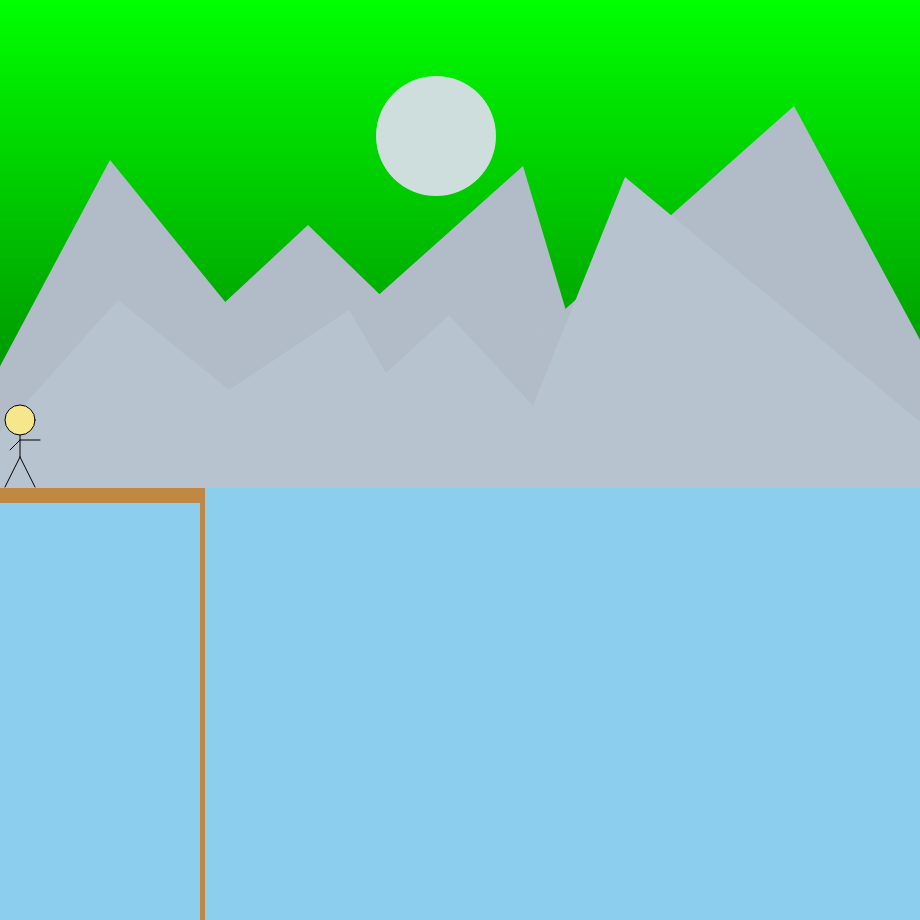
Frame 1 (no input)
Frame 60 (no input): identical to frame 1, image omitted
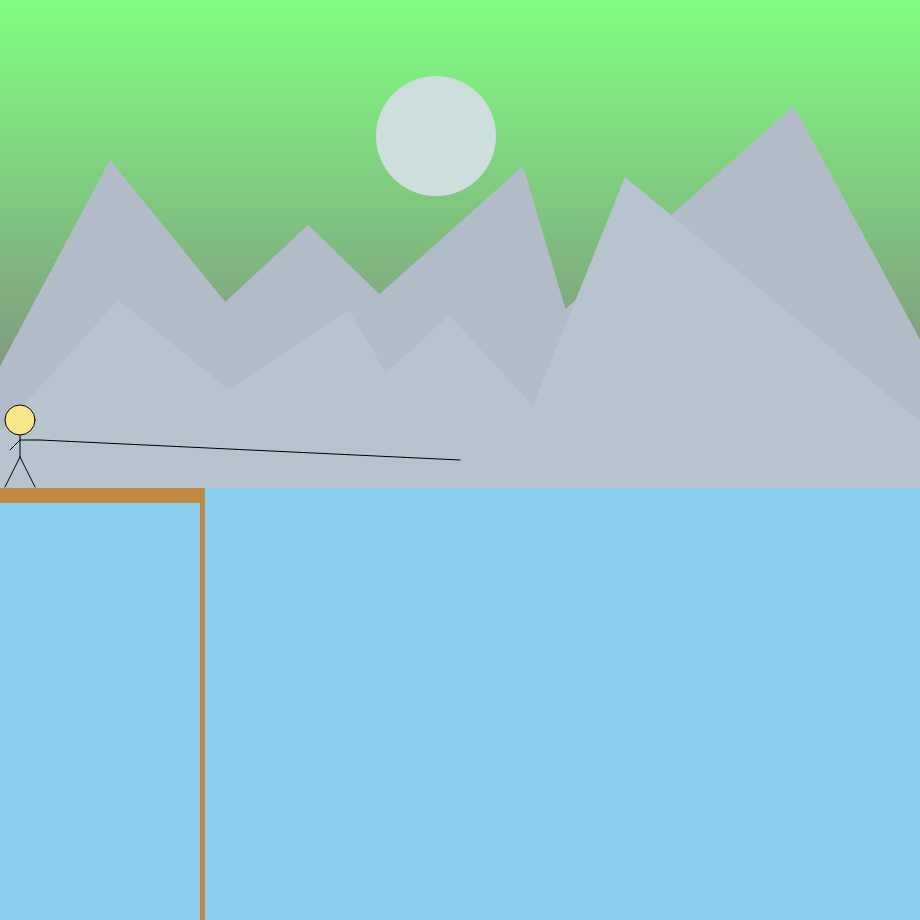
Frame 120 (the mouse pressed at the canvas centre since frame 60)

The p5.js sketch that drew these frames (run headless with seeded random() and noise() and a simulated clock; from frame 60 on, the mouse is pressed at the canvas centre):

// p5.js sketch
// ── sketch.js
// Interactive Scene
// Aedan
// Sept 16, 2025
//

let manx = 0

function setup() {
  createCanvas(920, 920);      // canvas background

}

function draw() {
  background(171, 212, 209);
  gradientBackground();
  drawmoon();
  drawmountain();   // first set of mountains(ones in the back)
  drawmountain2();  // second set
  mouseReport();
  drawdock();
  drawprotag();
  if (keyIsPressed) {                                         // moves protagonist left and right
    if ((keyCode === RIGHT_ARROW || key === "d") && manx < 170) {
      manx += 5;
    }
    if ((keyCode === LEFT_ARROW || key === "a") && manx > 0) {
      manx -= 5;
    }
  }
}



function gradientBackground() {
  //create a gradient to use as a background
  let h = 1;  //height of each rectangle

  // use a loop(doesnt have to be a while loop) to
  // draw a vertical stack of rectangles
  let y = 0;
  while (y <= 487) {
    noStroke();
    let mappedY = map(y, 0, height, 0, 255);
    let flippedY = 255 - mappedY;
    let mappedMouseX = map(mouseX, 0, width, 0, 255);
    let mappedMouseY = map(mouseY, 0, height, 0, 255);
    fill(mappedMouseX, flippedY, mappedMouseY);
    rect(0, y, width, h);
    y += h;

  }

}
function mouseReport() {   // for debugging(finding position of mouse)
  fill(0)
  let src = mouseX + "," + mouseY;
  // text(src, mouseX, mouseY)
}

function drawmoon() {
  noStroke();
  fill(205, 222, 220);
  circle(windowWidth - 500, windowHeight - 800, 120);   // places moon at entered coordinate


}

function drawmountain() {    // mountains (back ones)
  fill(178, 188, 201);
  triangle(-50, 460, 110, 160, 321, 420)
  triangle(136, 385, 308, 225, 490, 401)
  triangle(336, 333, 523, 166, 616, 479)
  triangle(536, 335, 794, 106, 1000, 488)
  fill(139, 206, 237);
  rect(0, 488, width, height)

}


function drawmountain2() {     // mountains front ones
  noStroke();
  fill(184, 195, 208);
  triangle(-50, 488, 118, 300, 350, 488);
  triangle(83, 487, 349, 310, 454, 488)
  triangle(261, 488, 449, 315, 609, 488)
  triangle(500, 488, 625, 177, 1000, 488)

}

function drawdock() {     // dock
  fill(191, 137, 67)
  rect(0, 488, 200, 15);
  rect(200, 488, 5, 600);
  stroke(0)
  if (mouseIsPressed) {
    line(manx + 40, 440, mouseX, mouseY);
  }


}
function drawprotag() {    // stickman + fishing line

  line(manx + 5, 487, manx + 20, 457);
  line(manx + 20, 457, manx + 35, 487);
  line(manx + 20, 457, manx + 20, 420);
  line(manx + 10, 450, manx + 20, 440);
  line(manx + 40, 440, manx + 20, 440);
  fill(246, 231, 141);
  circle(manx + 20, 420, 30);




}
//////  TAKE DEMO 5 GRADIENT SKY 
